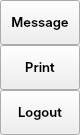
               <widget class="QFrame" name="extraRightBox">
                <property name="minimumSize">
                 <size>
                  <width>0</width>
                  <height>0</height>
                 </size>
                </property>
                <property name="maximumSize">
                 <size>
                  <width>0</width>
                  <height>16777215</height>
                 </size>
                </property>
                <property name="frameShape">
                 <enum>QFrame::NoFrame</enum>
                </property>
                <property name="frameShadow">
                 <enum>QFrame::Raised</enum>
                </property>
                <layout class="QVBoxLayout" name="verticalLayout_7">
                 <property name="spacing">
                  <number>0</number>
                 </property>
                 <property name="leftMargin">
                  <number>0</number>
                 </property>
                 <property name="topMargin">
                  <number>0</number>
                 </property>
                 <property name="rightMargin">
                  <number>0</number>
                 </property>
                 <property name="bottomMargin">
                  <number>0</number>
                 </property>
                 <item>
                  <widget class="QFrame" name="themeSettingsTopDetail">
                   <property name="maximumSize">
                    <size>
                     <width>16777215</width>
                     <height>3</height>
                    </size>
                   </property>
                   <property name="frameShape">
                    <enum>QFrame::NoFrame</enum>
                   </property>
                   <property name="frameShadow">
                    <enum>QFrame::Raised</enum>
                   </property>
                  </widget>
                 </item>
                 <item>
                  <widget class="QFrame" name="contentSettings">
                   <property name="frameShape">
                    <enum>QFrame::NoFrame</enum>
                   </property>
                   <property name="frameShadow">
                    <enum>QFrame::Raised</enum>
                   </property>
                   <layout class="QVBoxLayout" name="verticalLayout_13">
                    <property name="spacing">
                     <number>0</number>
                    </property>
                    <property name="leftMargin">
                     <number>0</number>
                    </property>
                    <property name="topMargin">
                     <number>0</number>
                    </property>
                    <property name="rightMargin">
                     <number>0</number>
                    </property>
                    <property name="bottomMargin">
                     <number>0</number>
                    </property>
                    <item alignment="Qt::AlignTop">
                     <widget class="QFrame" name="topMenus">
                      <property name="frameShape">
                       <enum>QFrame::NoFrame</enum>
                      </property>
                      <property name="frameShadow">
                       <enum>QFrame::Raised</enum>
                      </property>
                      <layout class="QVBoxLayout" name="verticalLayout_14">
                       <property name="spacing">
                        <number>0</number>
                       </property>
                       <property name="leftMargin">
                        <number>0</number>
                       </property>
                       <property name="topMargin">
                        <number>0</number>
                       </property>
                       <property name="rightMargin">
                        <number>0</number>
                       </property>
                       <property name="bottomMargin">
                        <number>0</number>
                       </property>
                       <item>
                        <widget class="QPushButton" name="btn_message">
                         <property name="sizePolicy">
                          <sizepolicy hsizetype="Expanding" vsizetype="Fixed">
                           <horstretch>0</horstretch>
                           <verstretch>0</verstretch>
                          </sizepolicy>
                         </property>
                         <property name="minimumSize">
                          <size>
                           <width>0</width>
                           <height>45</height>
                          </size>
                         </property>
                         <property name="font">
                          <font>
                           <family>Inter SemiBold</family>
                           <pointsize>10</pointsize>
                           <italic>false</italic>
                           <bold>false</bold>
                          </font>
                         </property>
                         <property name="cursor">
                          <cursorShape>PointingHandCursor</cursorShape>
                         </property>
                         <property name="layoutDirection">
                          <enum>Qt::LeftToRight</enum>
                         </property>
                         <property name="styleSheet">
                          <string notr="true">background-image: url(:/icons/images/icons/cil-envelope-open.png);</string>
                         </property>
                         <property name="text">
                          <string>Message</string>
                         </property>
                        </widget>
                       </item>
                       <item>
                        <widget class="QPushButton" name="btn_print">
                         <property name="sizePolicy">
                          <sizepolicy hsizetype="Expanding" vsizetype="Fixed">
                           <horstretch>0</horstretch>
                           <verstretch>0</verstretch>
                          </sizepolicy>
                         </property>
                         <property name="minimumSize">
                          <size>
                           <width>0</width>
                           <height>45</height>
                          </size>
                         </property>
                         <property name="font">
                          <font>
                           <family>Inter SemiBold</family>
                           <pointsize>10</pointsize>
                           <italic>false</italic>
                           <bold>false</bold>
                          </font>
                         </property>
                         <property name="cursor">
                          <cursorShape>PointingHandCursor</cursorShape>
                         </property>
                         <property name="layoutDirection">
                          <enum>Qt::LeftToRight</enum>
                         </property>
                         <property name="styleSheet">
                          <string notr="true">background-image: url(:/icons/images/icons/cil-print.png);</string>
                         </property>
                         <property name="text">
                          <string>Print</string>
                         </property>
                        </widget>
                       </item>
                       <item>
                        <widget class="QPushButton" name="btn_logout">
                         <property name="sizePolicy">
                          <sizepolicy hsizetype="Expanding" vsizetype="Fixed">
                           <horstretch>0</horstretch>
                           <verstretch>0</verstretch>
                          </sizepolicy>
                         </property>
                         <property name="minimumSize">
                          <size>
                           <width>0</width>
                           <height>45</height>
                          </size>
                         </property>
                         <property name="font">
                          <font>
                           <family>Inter SemiBold</family>
                           <pointsize>10</pointsize>
                           <italic>false</italic>
                           <bold>false</bold>
                          </font>
                         </property>
                         <property name="cursor">
                          <cursorShape>PointingHandCursor</cursorShape>
                         </property>
                         <property name="layoutDirection">
                          <enum>Qt::LeftToRight</enum>
                         </property>
                         <property name="styleSheet">
                          <string notr="true">background-image: url(:/icons/images/icons/cil-account-logout.png);</string>
                         </property>
                         <property name="text">
                          <string>Logout</string>
                         </property>
                        </widget>
                       </item>
                      </layout>
                     </widget>
                    </item>
                   </layout>
                  </widget>
                 </item>
                </layout>
               </widget>
